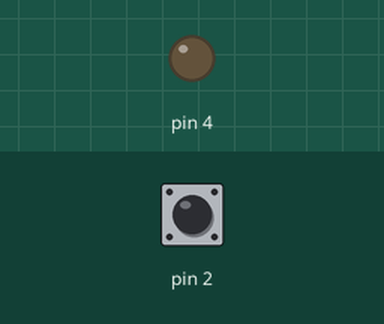
Simulated run of this sketch. Board: Arduino Uno, built with avr-gcc and run on an emulated ATmega328P. Shown: output pins drawn as LEDs (lit = HIGH). The inputs (shaded band) are chosen by the test bench; at power-on: pin 2 HIGH.

Above: at 1.2 s.
1.3 s: pin 2 pulled LOW for 0.15 s
At 1.37 s:
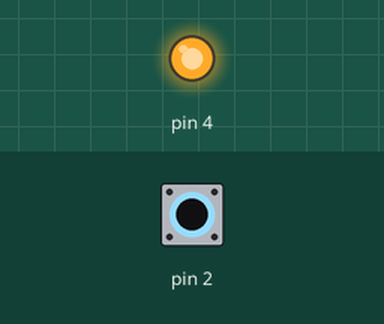
2.9 s: pin 2 pulled LOW for 3.2 s
At 6.6 s:
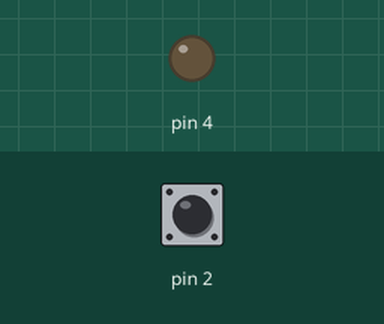
Timing chart, 0 to 8.1 s (numbered marks = the images above; inputs shaded):
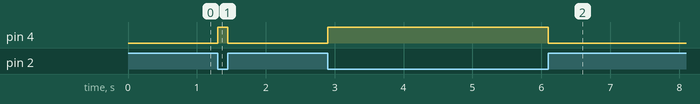

Measured:
- after the input at 1.3 s, pin 4: LOW → HIGH at once, → LOW 0.15 s later
- after the input at 2.9 s, pin 4: LOW → HIGH at once, → LOW 3.2 s later

The sketch:

floormatDemo.ino
```cpp
/*
 RobotGeek Floormat Demo

 This example demonstrates the use of pinMode(INPUT_PULLUP) to read from
 a floormat switch. The code reads digital input on pin 2 and turns
 Digital Pin 4 HIGH when pin 2 goes LOW.

 The circuit:
 Digital pin 2 -  Floor Mat Switch
 Digital pin 4 - LED / Buzzer / Relay / PowerSwitch Tail

 Since a raw switch like a floormat leaves the digital pin open we need to make
 use of an internal 20K-ohm resistor to pull up to 5V. This configuration causes
 the input to read HIGH when the switch is open, and LOW when it is closed.

 Products Used in this demo
 - http://www.robotgeek.com/store/Search.aspx?SearchTerms=floor%20mat
 - http://www.robotgeek.com/robotgeek-geekduino-sensor-kit
 - http://www.robotgeek.com/robotgeek-led-driver
 - http://www.robotgeek.com/robotgeek-buzzer
 - http://www.robotgeek.com/store/p/6437-PowerSwitch-Tail-II.aspx
 - http://www.robotgeek.com/robotgeek-relay
 - http://www.robotgeek.com/robotgeek-small-workbench.aspx
 - http://www.robotgeek.com/p/power-supply-6vdc-2a.aspx

 */

void setup(){

  //configure pin2 as an input and enable the internal pull-up resistor
  pinMode(2, INPUT_PULLUP);
  //configure pin4 as output
  pinMode(4, OUTPUT);

}

void loop(){
  //read the pin2 state into a variable
  int sensorVal = digitalRead(2);

  // Keep in mind the pullup means the pushbutton's
  // logic is inverted. It is HIGH when it's open,
  // and LOW when it's pressed. Turn on pin 4 when the
  // floormat is stepped on, and off when it's not:
  if (sensorVal == HIGH) {
    digitalWrite(4, LOW);
  }
  else {
    digitalWrite(4, HIGH);
  }
}
```
